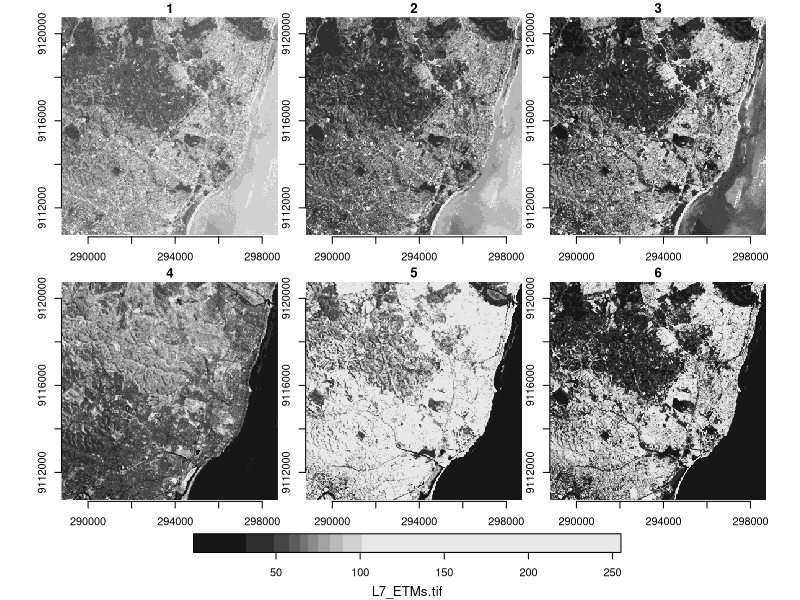
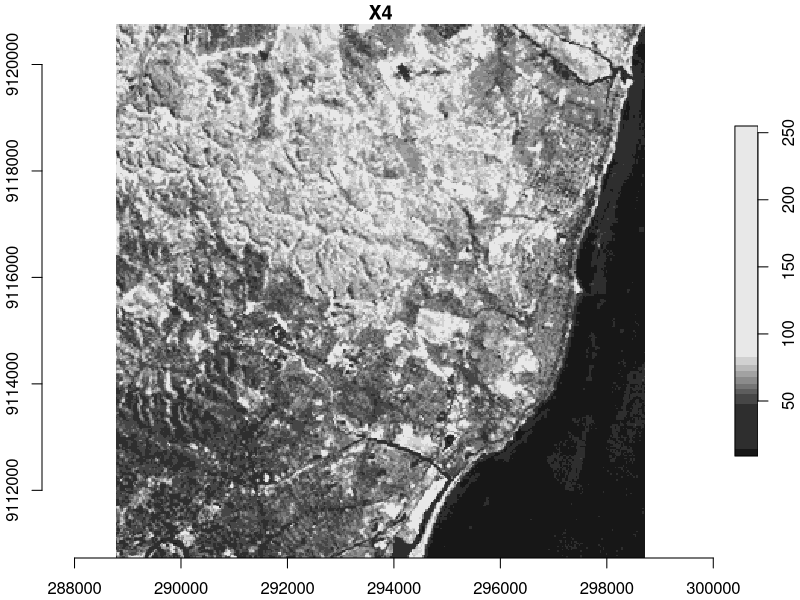
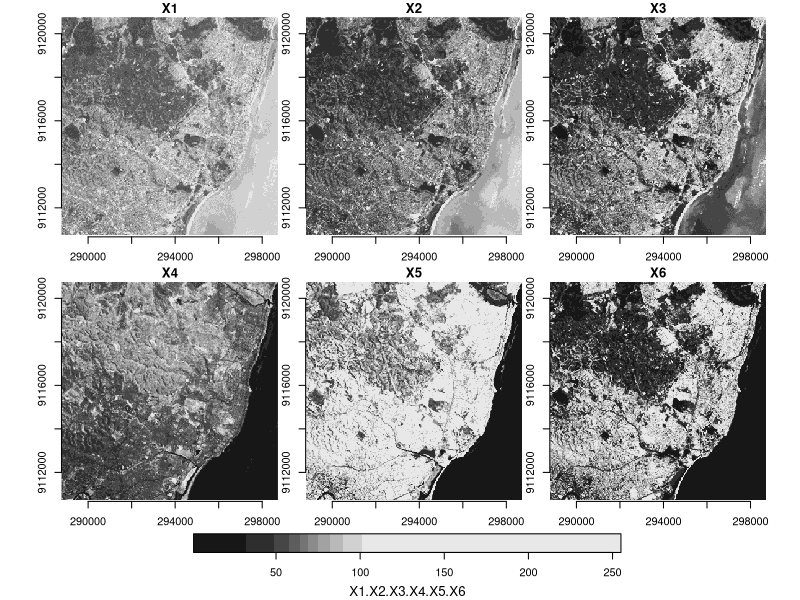
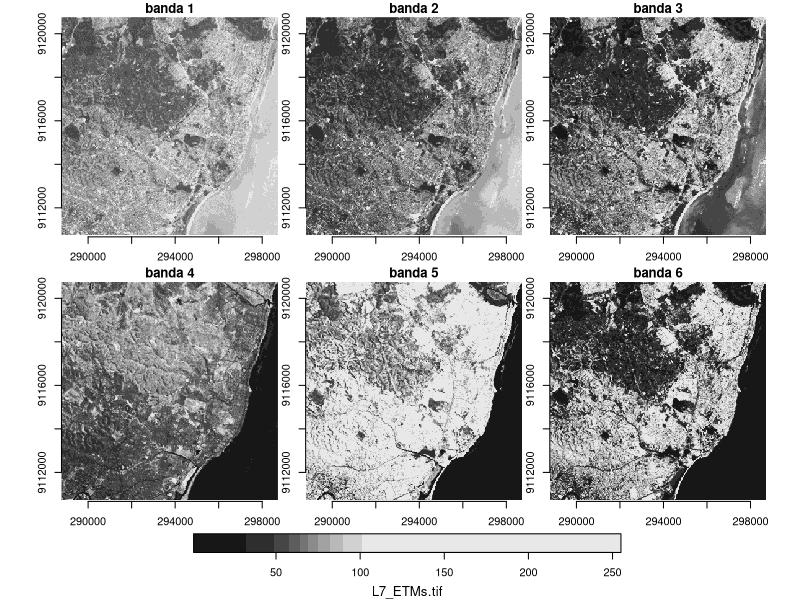

The R script that drew these images, in order: (Note: this script raises an error after producing the figures.)
## ---- chunk 1
knitr::opts_chunk$set(echo = TRUE)
## ---- chunk 2
library(stars)
## ---- chunk 3
tif = system.file("tif/L7_ETMs.tif", package = "stars")# creacion del camino del archivo como objeto texto

img = read_stars(tif) # lectura del archivo

plot(img, axes = T) # visualizar las 6 bandas

img
## ---- chunk 4
# separación de la imagen por la dimensión bandas
(img.sep = split(img, "band"))

# visualización del atributo X4, anterior banda 4
plot(img.sep["X4"], axes = T)
## ---- chunk 5
img2 <-merge(img.sep) 

plot(img2, axes = T)
## ---- chunk 6
img2 <- merge(img.sep)       %>% 
        setNames(names(img)) %>% 
        st_set_dimensions(3,        # definiendo los nombres de las bandas en la dimensión 3
                          values = paste0("banda ", 1:6)) %>%
                          st_set_dimensions(names = c("lon", "lat", "banda")) # nombres de las dimensiones

img2

plot(img2, axes = T)
## ---- chunk 7
olinda <- read_sf("C:/Users/Walter Pina/Documents/Github/spatial_stars/datos/olinda.shp") # lectura del archivo, el camino debe ser actualizado con los datos de la verdadera localización en su computador

plot(olinda["gid"], axes = T)
## ---- chunk 8
st_crs(olinda)

st_crs(img)
## ---- chunk 9
img <- st_transform(img, st_crs(olinda))
## ---- chunk 10
img_corte1 <- img[olinda][, , , 1:3]
## ---- chunk 11
plot(img_corte1[, , , 1], 
     reset = FALSE, 
     axes  = T, 
     main  = " Municipio de Olinda -  Banda 1 (B)")

plot(olinda, 
     col    = NA, 
     border = 'red', 
     add    = TRUE, 
     lwd    = 2)
## ---- chunk 12
plot(img_corte1, axes = T)
## ---- chunk 13
# 1 Creación del círculo y definición del sistema de referencia
circulo = st_sfc(st_buffer( st_point(c(291500, 9117500)), 2000), 
                 crs = st_crs(img))
# 2 corte 
img_cir <- img[circulo][, , , 6]

# 3 visualización
plot(img_cir, 
     axes  = T, 
     reset = FALSE, 
     main  = "Banda 6 con 2 km de buffer",
     ylim  = c(9115000, 9120000),
     xlim  = c(288000, 294000))

plot(circulo, 
     col    = NA, 
     border = 'red', 
     add    = TRUE, 
     lwd    = 2)
## ---- chunk 14
# 1
pt1 = st_point(c(290000, 9119000))
pt2 = st_point(c(293000, 9119000))
pt3 = st_point(c(293000, 9116000))
pt4 = st_point(c(290000, 9116000))
pt5 = st_point(c(290000, 9119000)) # punto de cierre, igual al pt1
# 2
pol <-st_polygon(list(rbind(pt1, pt2, pt3, pt4, pt5)))
# 3
pol <- st_sfc(pol, crs = st_crs(img))
# 4
plot(pol, axes=T)
# 5
img_corte2 <- img[pol][, , , 1:3]
# 6
plot( img[pol][, , , 1:3], 
      axes = T,
      xlim = c(289000, 294000),
      ylim = c(9114000, 9120000))
